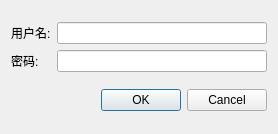
<?xml version="1.0" encoding="UTF-8"?>
<ui version="4.0">
 <class>AddUsrDlg</class>
 <widget class="QDialog" name="AddUsrDlg">
  <property name="geometry">
   <rect>
    <x>0</x>
    <y>0</y>
    <width>278</width>
    <height>134</height>
   </rect>
  </property>
  <property name="windowTitle">
   <string>添加用户</string>
  </property>
  <layout class="QVBoxLayout" name="verticalLayout">
   <item>
    <layout class="QGridLayout" name="gridLayout">
     <item row="0" column="0">
      <widget class="QLabel" name="label">
       <property name="text">
        <string>用户名:</string>
       </property>
      </widget>
     </item>
     <item row="0" column="1">
      <widget class="QLineEdit" name="edit_usr_name"/>
     </item>
     <item row="1" column="0">
      <widget class="QLabel" name="label_2">
       <property name="text">
        <string>密码:</string>
       </property>
      </widget>
     </item>
     <item row="1" column="1">
      <widget class="QLineEdit" name="edit_pwd">
       <property name="echoMode">
        <enum>QLineEdit::Password</enum>
       </property>
      </widget>
     </item>
    </layout>
   </item>
   <item>
    <widget class="QDialogButtonBox" name="buttonBox">
     <property name="orientation">
      <enum>Qt::Horizontal</enum>
     </property>
     <property name="standardButtons">
      <set>QDialogButtonBox::Cancel|QDialogButtonBox::Ok</set>
     </property>
    </widget>
   </item>
  </layout>
 </widget>
 <resources/>
 <connections>
  <connection>
   <sender>buttonBox</sender>
   <signal>accepted()</signal>
   <receiver>AddUsrDlg</receiver>
   <slot>accept()</slot>
   <hints>
    <hint type="sourcelabel">
     <x>248</x>
     <y>254</y>
    </hint>
    <hint type="destinationlabel">
     <x>157</x>
     <y>274</y>
    </hint>
   </hints>
  </connection>
  <connection>
   <sender>buttonBox</sender>
   <signal>rejected()</signal>
   <receiver>AddUsrDlg</receiver>
   <slot>reject()</slot>
   <hints>
    <hint type="sourcelabel">
     <x>316</x>
     <y>260</y>
    </hint>
    <hint type="destinationlabel">
     <x>286</x>
     <y>274</y>
    </hint>
   </hints>
  </connection>
 </connections>
</ui>
